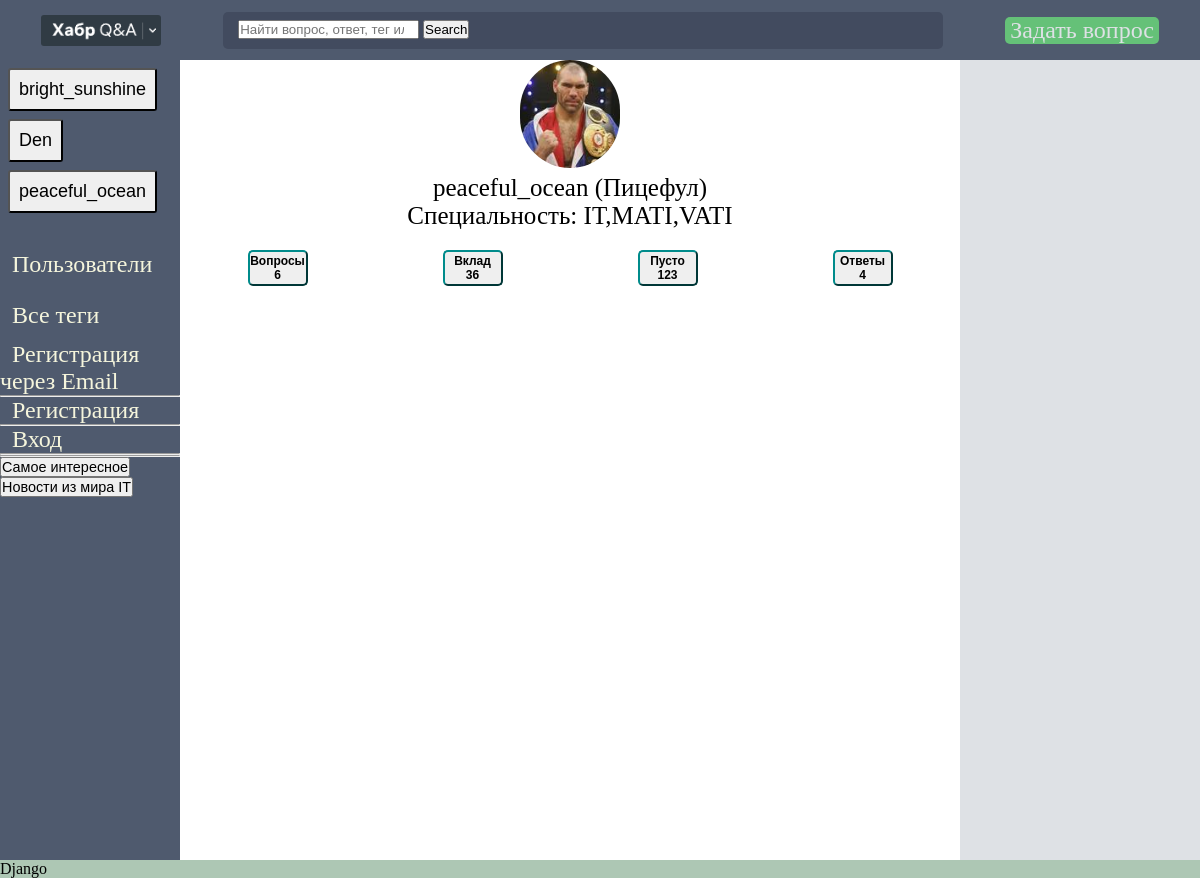
The page /user/peaceful_ocean/ on the database as committed earlier.
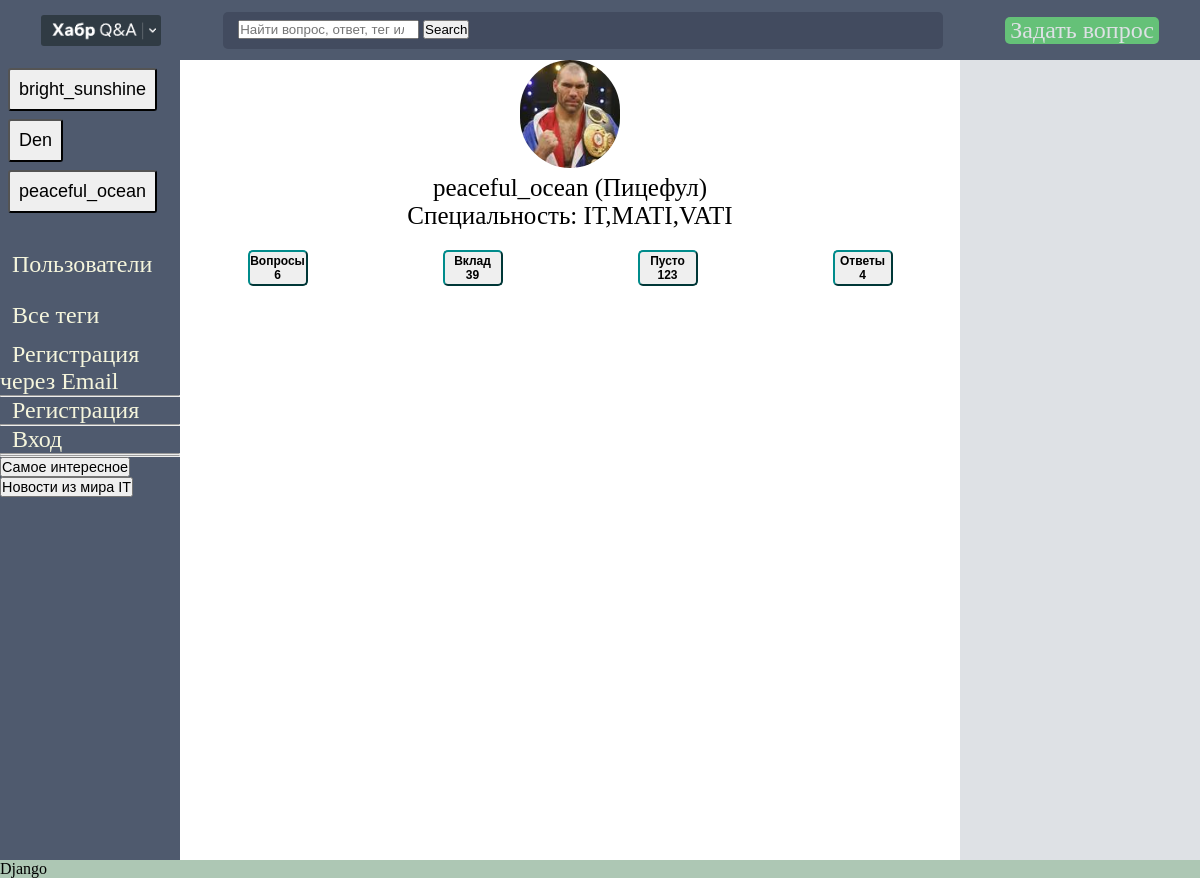
The same page on the database as committed later.
### main/models.py (models this page shows)
class User(AbstractUser):
    profession = models.CharField(max_length=50, default="", blank=True)
    rating_cache = models.IntegerField(default=-1)
    rating_cache_updated_at = models.DateTimeField(auto_now_add=True)
    image_url = models.CharField(max_length=50, blank=True, editable=False)
    @property
    def rating(self):
        if (
            self.rating_cache_updated_at + timedelta(minutes=CACH_UPDATE_MIN)
            < timezone.now()
        ):
            answer_true = Answer.objects.filter(autor=self, correct=True).count() * 10
            reaction_count = Rection.objects.filter(user=self).count() * 3
            self.rating_cache = answer_true + reaction_count
            self.rating_cache_updated_at = timezone.now()
            self.save()
        return self.rating_cache

### main/views/user.py (the view, shortened to what this page needs)
# urls.py: path("user/<str:username>/", user.user_profile, name="user_profile"),
def user_profile(request, *args, **kwargs):
    try:
        user = kwargs["username"]
        objects_user = User.objects.get(username=user)
    except Exception as e:
        print(e, "<< ------ def user_profile():")
        return redirect("index")
    if request.GET.get("q") == "questions":
        user_question = Question.objects.filter(autor=objects_user)
        context = {
            "user_question": user_question,
        }
        return render(request, "user_questions.html", context)
    objects_user = User.objects.get(username=user)
    user_question = Question.objects.filter(autor=objects_user)
    answers = Answer.objects.filter(autor=objects_user)
    correct_answer = Answer.objects.filter(autor=objects_user, correct=True).count()
    answers_1 = (
        Answer.objects.all().values("question_id").annotate(total=Count("question_id"))
    )
    context = {
        "user_question": len(user_question),
        "username": objects_user,
        "answers": len(answers),
    }
    return render(request, "profile.html", context)

### templates/profile.html (shortened to what this page needs)
{% extends 'wrapper/main.html' %}
{% block content %}
  {% load static %}
  <head>
  </head>
  <div class="name">
    {% if username.image_url != '' %}
      <div>
        <img src="/static/profile/picture/{{ username.image_url }}/file-1.jpg" alt="" width="100" id="img1" />
      </div>
    {% else %}
      <div class="name">
        <img src="{% static 'img/head.png' %}" alt="Заголовок" width="80" height="80" id="img" />
      </div>
    {% endif %}
    <div class="info_user">
      <div class="info_user">{{ username }} ({{ username.first_name }})</div>
      {% if username.profession != '' %}
        <div class="info_user">Специальность: {{ username.profession }}</div>
      {% endif %}
    </div>
  </div>
  <div>
    <div class="info">
      <div>
        <button id="button1" onclick="fun('questions')"><h4>Вопросы<p>{{ user_question }}</p></h4></button>
      </div>
      <div>
        <a href="{% url 'rating' %}"><button id="button3" onclick=""><h4><p>Вклад</p>{{ username.rating }}</h4></button></a>
      </div>
      <div>
        <button id="button4" onclick=""><h4>Пусто<p>123</p></h4></button>
      </div>
      <div>
        <button id="button2" onclick="fun('answers')"><h4>Ответы<p>{{ answers }}</p></h4></button>
      </div>
    </div>
  </div>
{% endblock %}

Rows that differ between the two databases and show on the page:
changed User "peaceful_ocean": rating "36" → "39"
